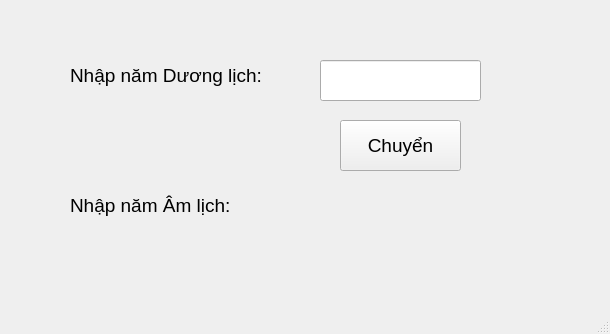
<?xml version="1.0" encoding="UTF-8"?>
<ui version="4.0">
 <class>MainWindow</class>
 <widget class="QMainWindow" name="MainWindow">
  <property name="geometry">
   <rect>
    <x>0</x>
    <y>0</y>
    <width>610</width>
    <height>334</height>
   </rect>
  </property>
  <property name="windowTitle">
   <string>MainWindow</string>
  </property>
  <widget class="QWidget" name="centralwidget">
   <widget class="QLabel" name="labelDuong">
    <property name="geometry">
     <rect>
      <x>70</x>
      <y>50</y>
      <width>241</width>
      <height>51</height>
     </rect>
    </property>
    <property name="font">
     <font>
      <pointsize>14</pointsize>
     </font>
    </property>
    <property name="text">
     <string>Nhập năm Dương lịch:</string>
    </property>
   </widget>
   <widget class="QLineEdit" name="lineEditDuong">
    <property name="geometry">
     <rect>
      <x>320</x>
      <y>60</y>
      <width>161</width>
      <height>41</height>
     </rect>
    </property>
    <property name="font">
     <font>
      <pointsize>14</pointsize>
     </font>
    </property>
   </widget>
   <widget class="QPushButton" name="pushButtonChuyen">
    <property name="geometry">
     <rect>
      <x>340</x>
      <y>120</y>
      <width>121</width>
      <height>51</height>
     </rect>
    </property>
    <property name="font">
     <font>
      <pointsize>14</pointsize>
     </font>
    </property>
    <property name="text">
     <string>Chuyển</string>
    </property>
   </widget>
   <widget class="QLabel" name="labelAm">
    <property name="geometry">
     <rect>
      <x>70</x>
      <y>180</y>
      <width>241</width>
      <height>51</height>
     </rect>
    </property>
    <property name="font">
     <font>
      <pointsize>14</pointsize>
     </font>
    </property>
    <property name="text">
     <string>Nhập năm Âm lịch:</string>
    </property>
   </widget>
   <widget class="QLabel" name="labelResult">
    <property name="geometry">
     <rect>
      <x>320</x>
      <y>190</y>
      <width>151</width>
      <height>41</height>
     </rect>
    </property>
    <property name="font">
     <font>
      <pointsize>14</pointsize>
     </font>
    </property>
    <property name="text">
     <string/>
    </property>
   </widget>
  </widget>
  <widget class="QMenuBar" name="menubar">
   <property name="geometry">
    <rect>
     <x>0</x>
     <y>0</y>
     <width>610</width>
     <height>25</height>
    </rect>
   </property>
  </widget>
  <widget class="QStatusBar" name="statusbar"/>
 </widget>
 <resources/>
 <connections/>
</ui>
